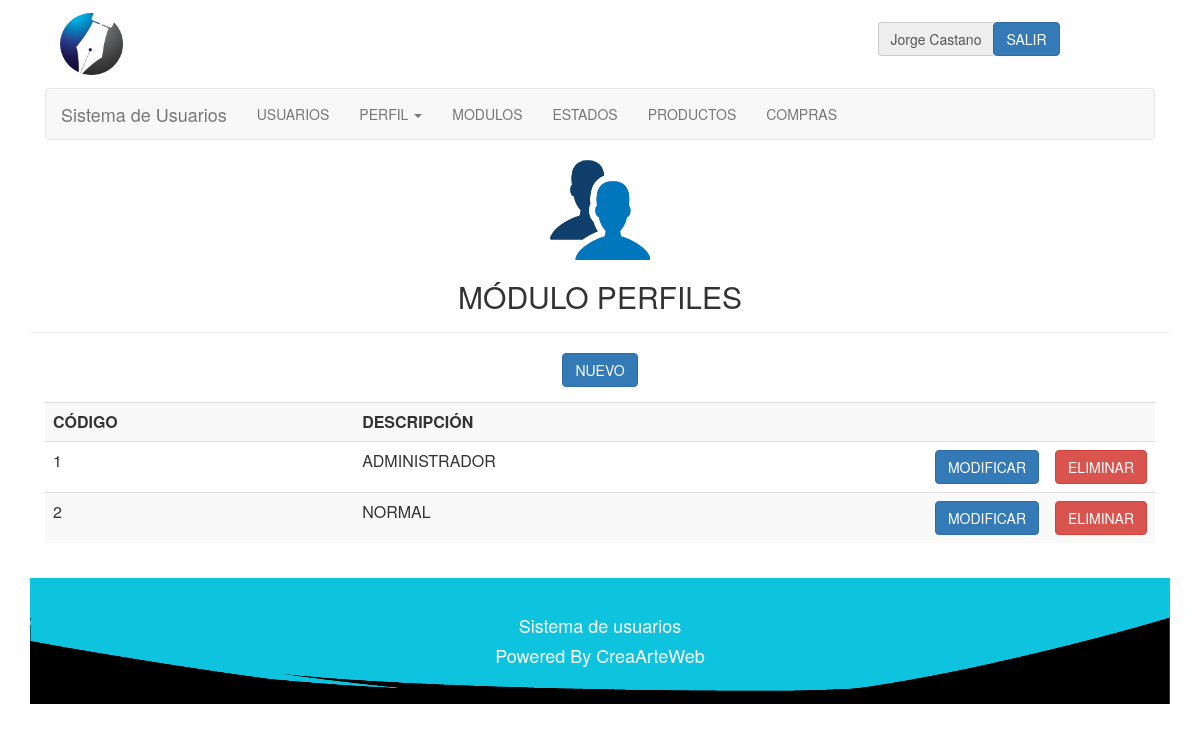
The page /php/perfiles/perfiles.php (signed in) on the database its author committed.
### tables this page shows
CREATE TABLE IF NOT EXISTS `modulo` (
  `codigomodulo` int(10) NOT NULL,
  `descripcion` varchar(40) NOT NULL,
  `ruta` varchar(40) NOT NULL,
  `tipo` int(2) NOT NULL COMMENT '1-normal, 2-submenu, 3-principal submenu'
);

CREATE TABLE IF NOT EXISTS `perfil` (
  `codigoperfil` int(2) NOT NULL,
  `descripcion` varchar(20) NOT NULL
);

### php/lib/session.php (called while the page is built, shortened)
<?php
	include("../class/Usuario.php");
	include("../class/Modulo.php");
	include("../class/Perfil.php");
	if (!isset($_SESSION["iniciada"]))
	{
		header( "location:../lib/logout.php" );
	}
	else
	{
		$miUsuario = unserialize( $_SESSION['miUsuario'] );
	}
?>

### php/class/Usuario.php (called while the page is built, shortened)
<?php
	class Usuario
	{
		private $perfil;
		function getPerfil()
		{
			return $this->perfil;
		}
	}
?>

### php/class/Modulo.php (called while the page is built, shortened)
<?php
	class Modulo
	{
		var $conexion;
		function setConexion ( $conexion )
		{
			$this -> conexion = $conexion;
		}
		function consultarUnModulo( $id )
		{
			$query = "SELECT *
					FROM modulo
					WHERE codigomodulo=$id";
			$this -> conexion -> conectar();
			$this -> conexion -> consultarRegistro( $query );
			$matrix = $this -> conexion->getMatrix();
			return $matrix;
		}
		function consultarModulosPerfil( $perfil )
		{
			$query = "SELECT * FROM perfilmodulo WHERE codigoperfil = '$perfil' ORDER BY codigomodulo";
			$this -> conexion -> conectar();
			$this -> conexion -> consultarRegistro( $query );
			$matrix = $this -> conexion->getMatrix();
			return $matrix;
		}
		function consultarSubmodulosRecursos( )
		{
			$query = "SELECT * FROM modulo WHERE tipo = 2 ORDER BY codigomodulo";
			$this -> conexion -> conectar();
			$this -> conexion -> consultarRegistro( $query );
			$matrix = $this -> conexion->getMatrix();
			return $matrix;
		}
	}
?>

### php/lib/conexion.php (called while the page is built, shortened)
<?php
	class Conexion
	{
		private $servidor;
		private $usuario;
		private $enlace;
		private $consulta;
		function Conexion( $servidor, $bd, $usuario, $pass )
		{
			$this->servidor = $servidor;
			$this->bd = $bd;
			$this->usuario = $usuario;
		}
		function conectar()
		{
			$this->enlace = mysql_connect( $this->servidor, $this->usuario);
		}
		function consultarRegistro( $query )
		{
			$this->consulta = mysql_query( $query, $this->enlace );
		}
		function getMatrix()
		{
			$matrix = array();
			while( $row = mysql_fetch_array( $this->consulta ) )
			{
				$matrix[] = $row;
			}
			return $matrix;
		}
	}
?>

### php/class/Perfil.php (called while the page is built, shortened)
<?php
	class Perfil
	{
		var $conexion;
		function setConexion ( $conexion )
		{
			$this -> conexion = $conexion;
		}
		function consultarPerfiles( )
		{
			$query = "SELECT * FROM perfil ORDER BY codigoperfil";
			$this -> conexion -> conectar();
			$this -> conexion -> consultarRegistro( $query );
			$matrix = $this -> conexion->getMatrix();
			return $matrix;
		}
	}
?>

### php/perfiles/perfiles.php (the view, shortened to what this page needs)
<?php
	include("../lib/session.php");
?>
<html>
	<head>
		<link href = "../../css/estilo.css" rel="stylesheet" type="text/css" />
		<link href="../../css/bootstrap.min.css" rel="stylesheet" type="text/css">
	</head>
	<body>
		<div class="container">
			<div class ="col-lg-12 col-md-12 col-sm-12 col-xs-12" id='cabecera'>
				<?php
					include('../lib/barraUsuario.php');
				?>
			</div>
			<div class="col-lg-12 col-md-12 col-sm-12 col-xs-12" id='menu'>
				<?php
					include('../lib/menu.php');
				?>
			</div>
			<div class="page-header" align = "center">
				<image src='../../img/perfil.png' class='img-responsive'>
				<h2>MÓDULO PERFILES</h2>
			</div>
			<div align="center" class="class="col-lg-12 col-md-12 col-sm-12 col-xs-12"">
				<button type="button" class="btn btn-primary" data-toggle="modal" data-target="#myModal">
					NUEVO
				</button>
			</div>
			<div class="panel-body">
				<div class="table-responsive">
					<table align = "center" cellpadding = "10px" class = "table table-striped table-hover">
						<tr align = "center">
							<th>CÓDIGO</th>
							<th>DESCRIPCIÓN</th>
							<th style="width:20px;"> </th>
							<th style="width:20px;"> </th>
						</tr>
						<?php
							$objetoPerfil = new Perfil( "", "" );
							$objetoPerfil->setConexion( $conexion );
							$perfiles = $objetoPerfil -> consultarPerfiles();
							if( $perfiles )
							foreach( $perfiles as $perfil )
							{
								echo
								"<tr>
									<td>$perfil[0]</td>
									<td>$perfil[1]</td>
									<td><a href='modificarPerfil.php?perfil=$perfil[0]'><button type='button' class='btn btn-primary'>MODIFICAR</button></a></td>
									<td><button type='button' class='btn btn-danger' data-toggle='modal' data-target='#modalPerfil$perfil[0]'>ELIMINAR</button></td>
								</tr>";
							}
						?>
					</table>
				</div>
			</div>
			<div id="footer" class="col-lg-12 col-md-12 col-sm-12 col-xs-12">
				<?php
					include('../lib/footer.php');
				?>
			</div>
		</div>
	<body>
</html>

### php/lib/menu.php (shortened to what this page needs)
<nav class="navbar navbar-default">
	<div class="container-fluid">
		<div class="navbar-header">
		  	<a class="navbar-brand" href="../lib/home.php">
			  	Sistema de Usuarios
		  	</a>
		</div>
		<div class="collapse navbar-collapse" id="bs-example-navbar-collapse-1">
			<ul class="nav navbar-nav">
				<?php
					$miModulo = new Modulo( "", "", "", "" );
					$miModulo -> setConexion( $conexion );
					$modulosPerfil = $miModulo -> consultarModulosPerfil( $miUsuario->getPerfil() );
					if( $modulosPerfil )
					foreach( $modulosPerfil as $moduloP )
					{
						$modulo = $miModulo->consultarUnModulo( $moduloP[2] );
						if( $modulo )
						foreach( $modulo as $modulo2 )
						{
							if( $modulo2['3'] == 1  )
							{
								echo "<li class='divider-vertical'><a href='".$modulo2['2']."'>".$modulo2['1']."</a></li>";
							}
							if( $modulo2['3'] == 3  )
							{
								echo
									"<li class='dropdown' id='menu1'>
										<a class='dropdown-toggle' data-toggle='dropdown' href='#menu1'>".$modulo2['1']."
											<b class='caret'></b>
										</a>
									<ul class='dropdown-menu'>
										<li><a href='".$modulo2['2']."'>".$modulo2['1']."</a></li>";
										echo"
									</ul>
								</li>";
							}
						}
					}
				?>
		  	</ul>
		</div>
	</div>
</nav>

### css/estilo.css (style rules this page uses)
#footer { background-color: #0EC3DE; background-repeat: no-repeat; background-position: center; padding: 2em 0 2em 0; text-align: center; background-image: url('../img/footer.png'); background-size: 100% 100%; color: #FFF; }

### rows shown on the page
modulo: descripcion "USUARIOS"
modulo: descripcion "PERFIL"
modulo: descripcion "MODULOS"
modulo: descripcion "ESTADOS"
modulo: descripcion "PRODUCTOS"
modulo: descripcion "COMPRAS"
perfil: codigoperfil "1", descripcion "ADMINISTRADOR"
perfil: codigoperfil "2", descripcion "NORMAL"

### other values the page prints
$miUsuario -> getNombre() "Jorge"
$miUsuario -> getApellido() "Castano"
